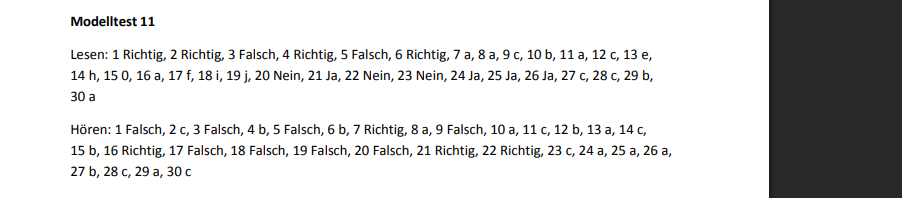
#> input picture images/module11/Module11loesungen.png, 902 x 198 px
$ python ocr_prep.py ../images/module11/Module11loesungen.png out.png
#> lines starting #> are read from the running program, lines starting #| are printed output that depends on the picture
import sys, subprocess
from PIL import Image, ImageOps

src = sys.argv[1]
out = sys.argv[2]
img = Image.open(src).convert("L")
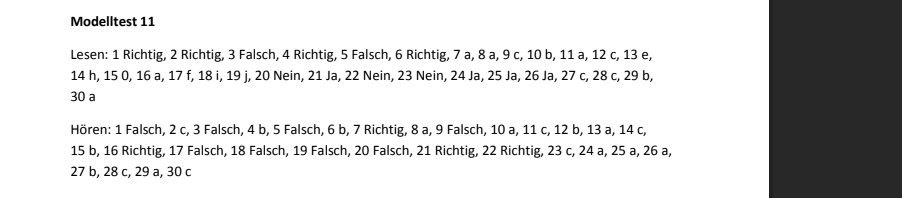
#> img: PIL image 902x198 L; min 0, max 255, mean 214.2
w, h = img.size
#> w = 902; h = 198
img = img.resize((int(w*2.5), int(h*2.5)), Image.LANCZOS)
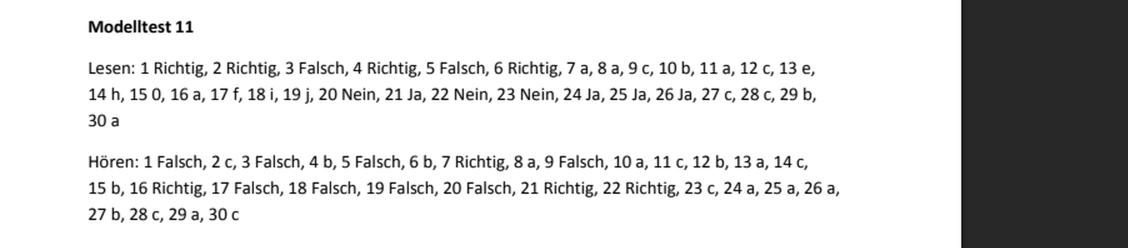
#> img: PIL image 2255x495 L (shown at 1/2 size); min 0, max 255, mean 213.8
img = ImageOps.autocontrast(img)
prep = "/tmp/ocr_prep.png"
img.save(prep)
subprocess.run(["tesseract", prep, out, "-l", "deu", "--psm", "4"],
               stderr=subprocess.DEVNULL)
#> (this line was passed over: subprocess is not available in this run)

$ run again, on images/module12/Module12loesungen.png.png
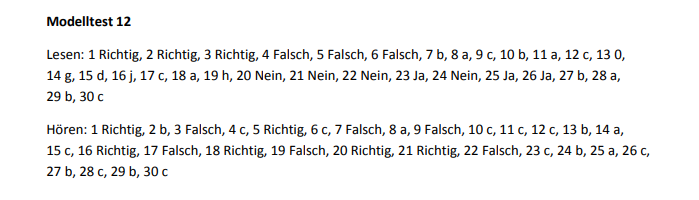
#> input picture images/module12/Module12loesungen.png.png, 699 x 200 px
#> `img = Image.open(src).convert("L")`:
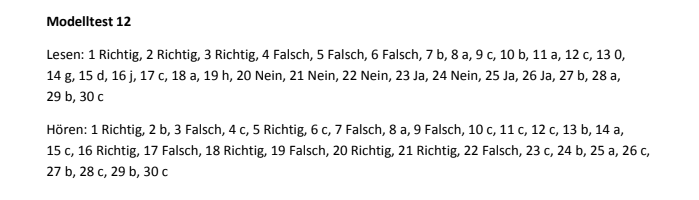
#> img: PIL image 699x200 L; min 0, max 255, mean 243.3
#> `img = img.resize((int(w*2.5), int(h*2.5)), Image.LANCZOS)`:
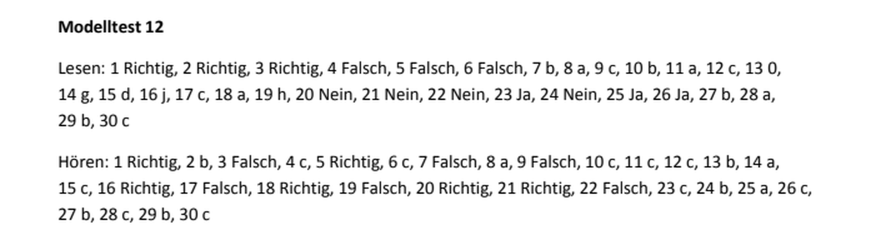
#> img: PIL image 1747x500 L (shown at 1/2 size); min 0, max 255, mean 242.7

$ run again, on images/module13/Module13loesungen.png.png
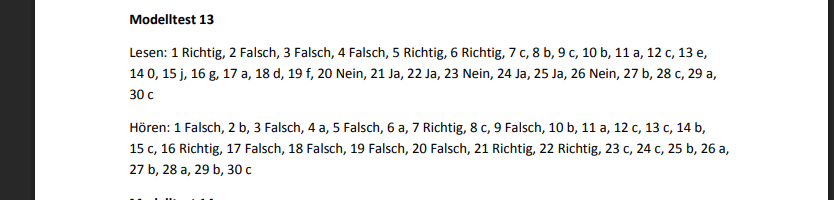
#> input picture images/module13/Module13loesungen.png.png, 834 x 200 px
#> `img = Image.open(src).convert("L")`:
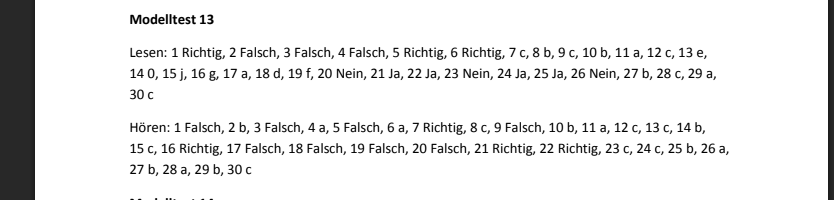
#> img: PIL image 834x200 L; min 0, max 255, mean 234.6
#> `img = img.resize((int(w*2.5), int(h*2.5)), Image.LANCZOS)`:
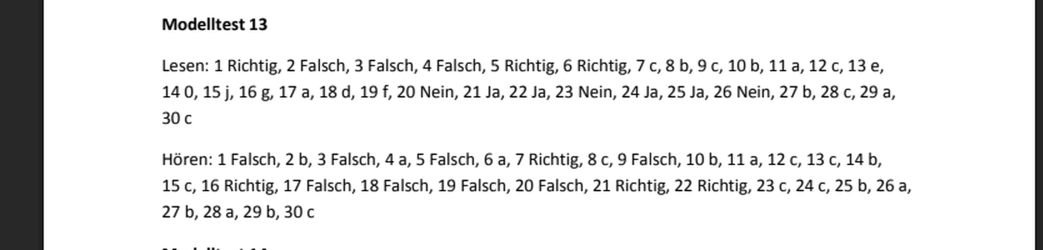
#> img: PIL image 2085x500 L (shown at 1/2 size); min 0, max 255, mean 234.1
